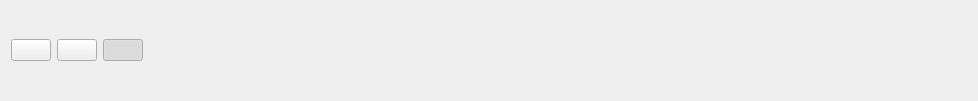
<?xml version="1.0" encoding="UTF-8"?>
<ui version="4.0">
 <class>TopPanel</class>
 <widget class="QWidget" name="TopPanel">
  <property name="geometry">
   <rect>
    <x>0</x>
    <y>0</y>
    <width>978</width>
    <height>101</height>
   </rect>
  </property>
  <property name="windowTitle">
   <string>TopPanel</string>
  </property>
  <layout class="QGridLayout" name="gridLayout">
   <item row="0" column="1">
    <widget class="QPushButton" name="pushButton_Settings">
     <property name="text">
      <string/>
     </property>
    </widget>
   </item>
   <item row="0" column="3">
    <spacer name="horizontalSpacer">
     <property name="orientation">
      <enum>Qt::Orientation::Horizontal</enum>
     </property>
     <property name="sizeHint" stdset="0">
      <size>
       <width>40</width>
       <height>20</height>
      </size>
     </property>
    </spacer>
   </item>
   <item row="0" column="0">
    <widget class="QPushButton" name="pushButton_Exit">
     <property name="text">
      <string/>
     </property>
    </widget>
   </item>
   <item row="0" column="2">
    <widget class="QPushButton" name="pushButton_rightPanel">
     <property name="text">
      <string/>
     </property>
     <property name="checkable">
      <bool>true</bool>
     </property>
     <property name="checked">
      <bool>true</bool>
     </property>
    </widget>
   </item>
  </layout>
 </widget>
 <resources/>
 <connections/>
</ui>
